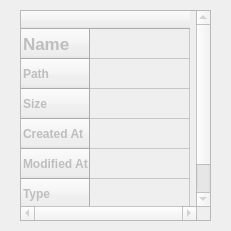
<?xml version="1.0" encoding="UTF-8"?>
<ui version="4.0">
 <class>irods_qgisDialogBase</class>
 <widget class="QDialog" name="irods_qgisDialogBase">
  <property name="geometry">
   <rect>
    <x>0</x>
    <y>0</y>
    <width>231</width>
    <height>231</height>
   </rect>
  </property>
  <property name="windowTitle">
   <string>iRods : v2.0</string>
  </property>
  <widget class="QTableWidget" name="tableWidget">
   <property name="enabled">
    <bool>false</bool>
   </property>
   <property name="geometry">
    <rect>
     <x>20</x>
     <y>10</y>
     <width>191</width>
     <height>211</height>
    </rect>
   </property>
   <property name="verticalScrollBarPolicy">
    <enum>Qt::ScrollBarAlwaysOn</enum>
   </property>
   <property name="horizontalScrollBarPolicy">
    <enum>Qt::ScrollBarAlwaysOn</enum>
   </property>
   <property name="sizeAdjustPolicy">
    <enum>QAbstractScrollArea::AdjustToContents</enum>
   </property>
   <property name="rowCount">
    <number>6</number>
   </property>
   <property name="columnCount">
    <number>1</number>
   </property>
   <row>
    <property name="text">
     <string>Name</string>
    </property>
    <property name="font">
     <font>
      <pointsize>13</pointsize>
      <weight>75</weight>
      <bold>true</bold>
     </font>
    </property>
   </row>
   <row>
    <property name="text">
     <string>Path</string>
    </property>
    <property name="font">
     <font>
      <weight>75</weight>
      <bold>true</bold>
     </font>
    </property>
   </row>
   <row>
    <property name="text">
     <string>Size</string>
    </property>
    <property name="font">
     <font>
      <weight>75</weight>
      <bold>true</bold>
     </font>
    </property>
   </row>
   <row>
    <property name="text">
     <string>Created At</string>
    </property>
    <property name="font">
     <font>
      <weight>75</weight>
      <bold>true</bold>
     </font>
    </property>
   </row>
   <row>
    <property name="text">
     <string>Modified At</string>
    </property>
    <property name="font">
     <font>
      <weight>75</weight>
      <bold>true</bold>
     </font>
    </property>
   </row>
   <row>
    <property name="text">
     <string>Type</string>
    </property>
    <property name="font">
     <font>
      <weight>75</weight>
      <bold>true</bold>
     </font>
    </property>
   </row>
   <column>
    <property name="text">
     <string/>
    </property>
   </column>
   <item row="0" column="0">
    <property name="font">
     <font>
      <pointsize>13</pointsize>
     </font>
    </property>
   </item>
  </widget>
 </widget>
 <resources/>
 <connections/>
</ui>
